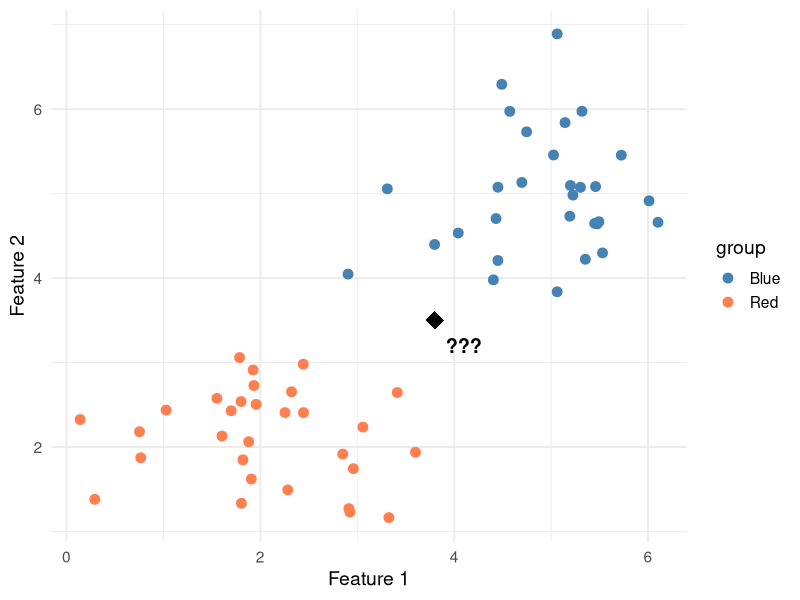
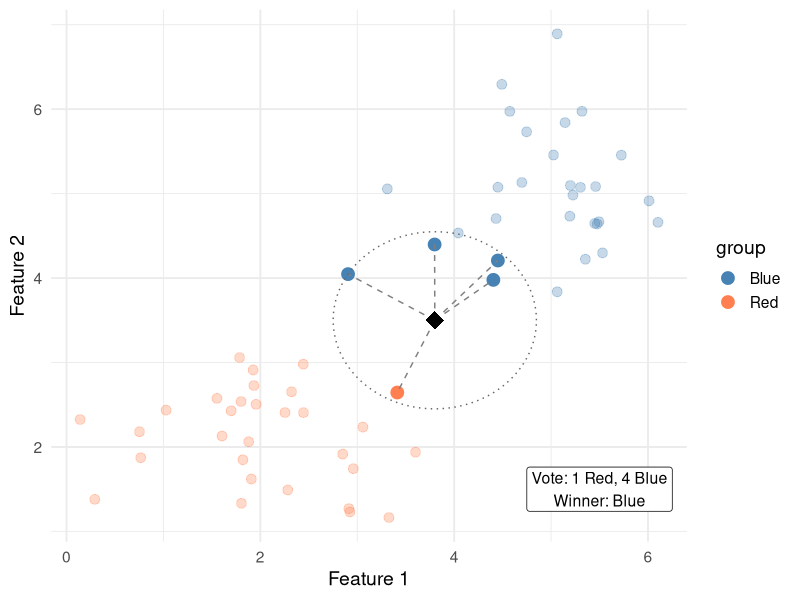
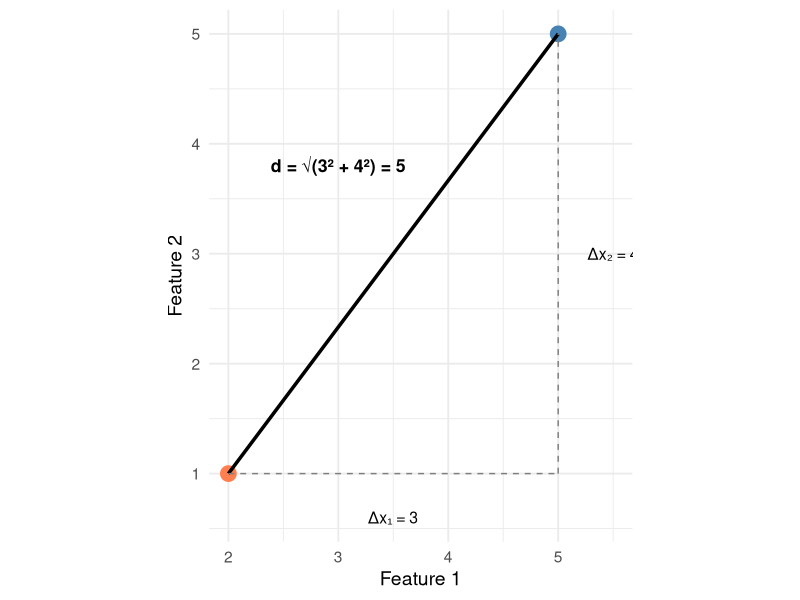
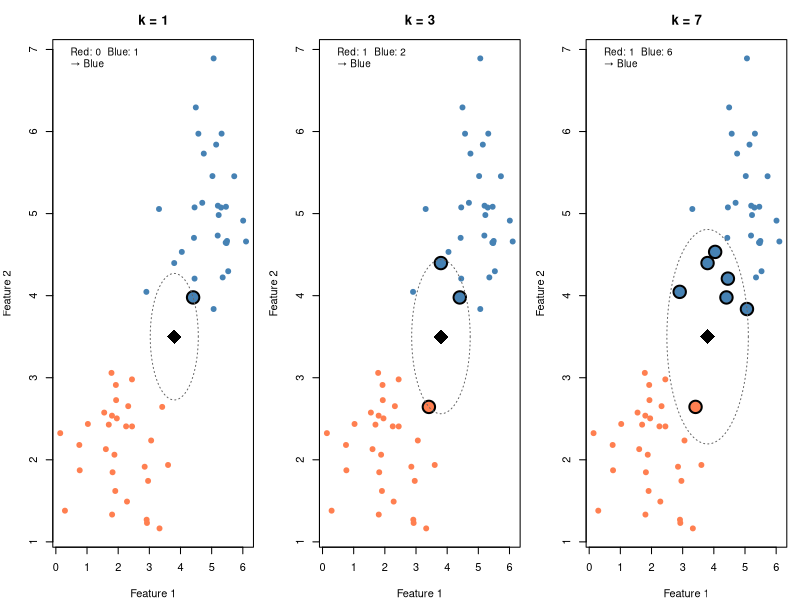
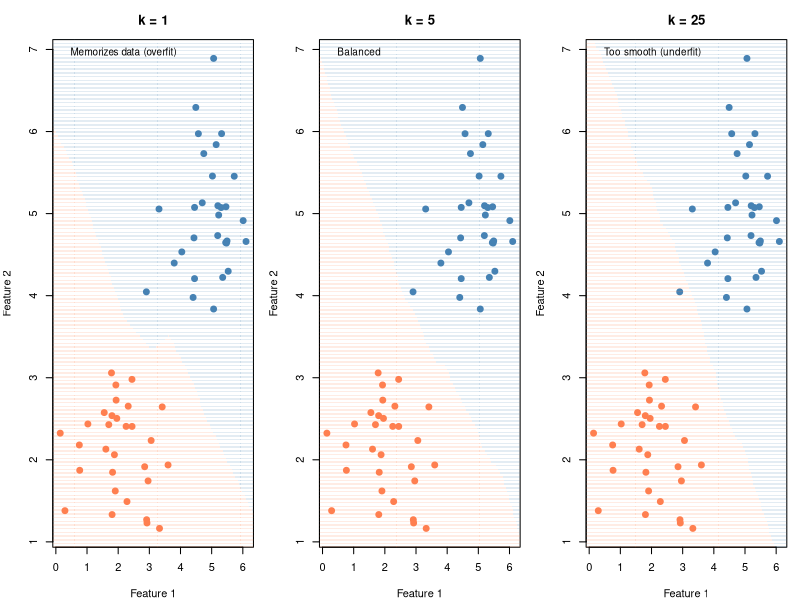
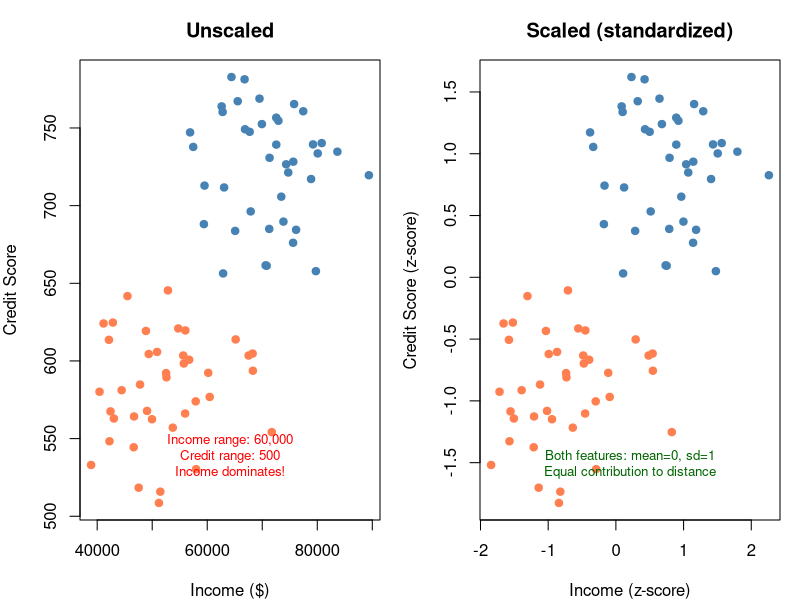
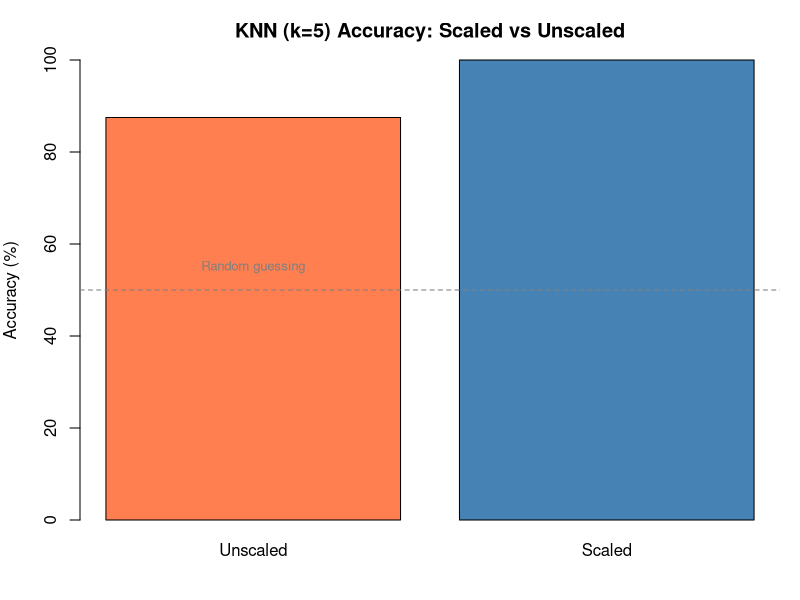
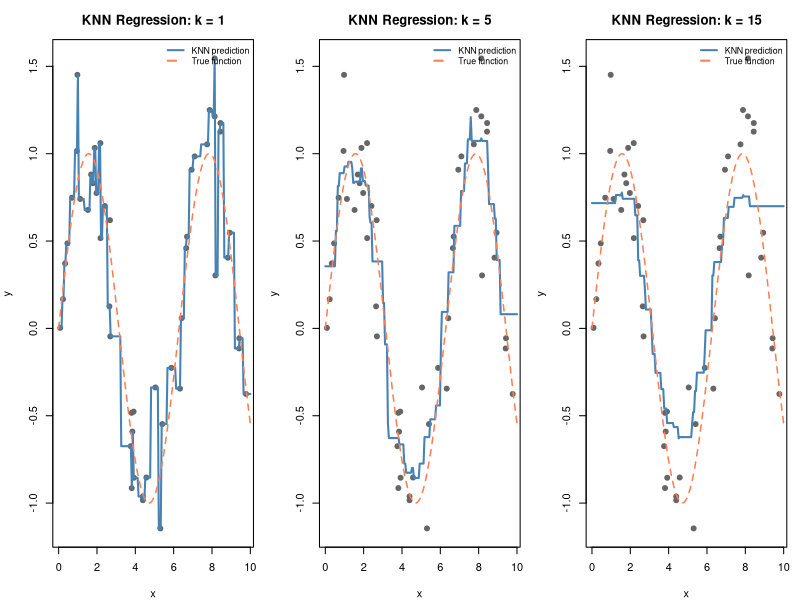

Reproduce these figures in R, in order.
## ---- chunk 1
#| label: plot-mystery-point
#| fig-cap: "A new point (black diamond) arrives. Which group does it belong to?"

library(ggplot2)
set.seed(42)

df <- data.frame(
  x1 = c(rnorm(30, 2, 0.7), rnorm(30, 5, 0.7)),
  x2 = c(rnorm(30, 2, 0.7), rnorm(30, 5, 0.7)),
  group = factor(rep(c("Red", "Blue"), each = 30))
)

new_point <- data.frame(x1 = 3.8, x2 = 3.5)

ggplot(df, aes(x1, x2, color = group)) +
  geom_point(size = 3) +
  geom_point(data = new_point, aes(x1, x2), color = "black",
             shape = 18, size = 6, inherit.aes = FALSE) +
  scale_color_manual(values = c("steelblue", "coral")) +
  annotate("text", x = 4.1, y = 3.2, label = "???", fontface = "bold", size = 5) +
  theme_minimal(base_size = 14) +
  labs(x = "Feature 1", y = "Feature 2")
## ---- chunk 2
#| label: plot-knn-step-by-step
#| fig-cap: "k=5: find 5 nearest neighbors, take majority vote"

# Calculate distances from new point to all training points
df$dist <- sqrt((df$x1 - new_point$x1)^2 + (df$x2 - new_point$x2)^2)
df$rank <- rank(df$dist)
df$is_neighbor <- df$rank <= 5

# Count votes
neighbors <- df[df$is_neighbor, ]
vote_red <- sum(neighbors$group == "Red")
vote_blue <- sum(neighbors$group == "Blue")

ggplot(df, aes(x1, x2, color = group)) +
  geom_point(size = 3, alpha = 0.3) +
  # Highlight neighbors
  geom_point(data = neighbors, aes(x1, x2, color = group), size = 4) +
  # Draw lines from new point to neighbors
  geom_segment(data = neighbors,
    aes(x = new_point$x1, y = new_point$x2, xend = x1, yend = x2),
    color = "gray50", linetype = "dashed", inherit.aes = FALSE) +
  # New point
  geom_point(data = new_point, aes(x1, x2), color = "black",
             shape = 18, size = 6, inherit.aes = FALSE) +
  # Circle around neighborhood
  annotate("path",
    x = new_point$x1 + max(neighbors$dist) * cos(seq(0, 2*pi, length.out = 100)),
    y = new_point$x2 + max(neighbors$dist) * sin(seq(0, 2*pi, length.out = 100)),
    linetype = "dotted", color = "gray40") +
  scale_color_manual(values = c("steelblue", "coral")) +
  annotate("label", x = 5.5, y = 1.5, size = 4,
    label = paste0("Vote: ", vote_red, " Red, ", vote_blue, " Blue\n",
                   "Winner: ", ifelse(vote_red > vote_blue, "Red", "Blue"))) +
  theme_minimal(base_size = 14) +
  labs(x = "Feature 1", y = "Feature 2")
## ---- chunk 3
#| label: plot-distance-visual
#| fig-cap: "Euclidean distance = straight-line distance between two points"

p1 <- data.frame(x1 = 2, x2 = 1)
p2 <- data.frame(x1 = 5, x2 = 5)
d <- sqrt((p2$x1 - p1$x1)^2 + (p2$x2 - p1$x2)^2)

ggplot() +
  # The two points
  geom_point(data = p1, aes(x1, x2), size = 5, color = "coral") +
  geom_point(data = p2, aes(x1, x2), size = 5, color = "steelblue") +
  # Direct line (hypotenuse)
  geom_segment(aes(x = p1$x1, y = p1$x2, xend = p2$x1, yend = p2$x2),
               linewidth = 1.2) +
  # Horizontal leg
  geom_segment(aes(x = p1$x1, y = p1$x2, xend = p2$x1, yend = p1$x2),
               linetype = "dashed", color = "gray50") +
  # Vertical leg
  geom_segment(aes(x = p2$x1, y = p1$x2, xend = p2$x1, yend = p2$x2),
               linetype = "dashed", color = "gray50") +
  # Labels
  annotate("text", x = 3.5, y = 0.6, label = paste0("Δx₁ = ", p2$x1 - p1$x1), size = 4) +
  annotate("text", x = 5.5, y = 3, label = paste0("Δx₂ = ", p2$x2 - p1$x2), size = 4) +
  annotate("text", x = 3, y = 3.8,
    label = paste0("d = √(3² + 4²) = ", round(d, 1)), size = 4.5, fontface = "bold") +
  coord_equal() +
  theme_minimal(base_size = 14) +
  labs(x = "Feature 1", y = "Feature 2")
## ---- chunk 4
#| label: plot-voting
#| fig-cap: "Different k values lead to different votes"

library(class)

# Show votes for k = 1, 3, 7
k_vals <- c(1, 3, 7)

par(mfrow = c(1, 3), mar = c(4, 4, 3, 1))

for (k in k_vals) {
  # Find neighbors
  nn <- df[order(df$dist)[1:k], ]
  vote_r <- sum(nn$group == "Red")
  vote_b <- sum(nn$group == "Blue")
  winner <- ifelse(vote_r > vote_b, "Red", "Blue")

  plot(df$x1, df$x2,
    col = ifelse(df$group == "Red", "coral", "steelblue"),
    pch = 19, cex = 1, main = paste0("k = ", k),
    xlab = "Feature 1", ylab = "Feature 2")

  # Circle neighbors
  points(nn$x1, nn$x2,
    col = ifelse(nn$group == "Red", "coral", "steelblue"),
    pch = 19, cex = 2)
  points(nn$x1, nn$x2, pch = 1, cex = 2.5, lwd = 2)

  # New point
  points(new_point$x1, new_point$x2, pch = 18, cex = 3, col = "black")

  # Draw radius
  radius <- max(nn$dist)
  theta <- seq(0, 2 * pi, length.out = 100)
  lines(new_point$x1 + radius * cos(theta),
        new_point$x2 + radius * sin(theta),
        lty = 3, col = "gray40")

  legend("topleft", bty = "n", cex = 0.9,
    legend = c(
      paste0("Red: ", vote_r, "  Blue: ", vote_b),
      paste0("→ ", winner)
    ))
}
par(mfrow = c(1, 1))
## ---- chunk 5
#| label: plot-k-boundaries
#| fig-cap: "Small k = jagged boundary (overfit). Large k = smooth boundary (underfit)."

# Full decision boundary comparison
grid <- expand.grid(
  x1 = seq(min(df$x1) - 0.5, max(df$x1) + 0.5, length.out = 150),
  x2 = seq(min(df$x2) - 0.5, max(df$x2) + 0.5, length.out = 150)
)

par(mfrow = c(1, 3), mar = c(4, 4, 3, 1))

for (k in c(1, 5, 25)) {
  pred <- knn(
    train = df[, c("x1", "x2")],
    test = grid[, c("x1", "x2")],
    cl = df$group,
    k = k
  )

  plot(df$x1, df$x2,
    col = ifelse(df$group == "Red", "coral", "steelblue"),
    pch = 19, cex = 1.2,
    main = paste("k =", k),
    xlab = "Feature 1", ylab = "Feature 2")

  points(grid$x1, grid$x2,
    col = ifelse(pred == "Red",
      adjustcolor("coral", 0.15),
      adjustcolor("steelblue", 0.15)),
    pch = 15, cex = 0.3)

  legend("topleft", bty = "n", cex = 0.9,
    legend = ifelse(k == 1, "Memorizes data (overfit)",
      ifelse(k >= 25, "Too smooth (underfit)", "Balanced")))
}
par(mfrow = c(1, 1))
## ---- chunk 6
#| label: plot-scaling
#| fig-cap: "Without scaling, income dominates. With scaling, both features contribute equally."

set.seed(7)

# Income: 30k-90k range. Credit score: 300-850 range.
df_raw <- data.frame(
  income = c(rnorm(40, 50000, 8000), rnorm(40, 70000, 8000)),
  credit = c(rnorm(40, 580, 40), rnorm(40, 720, 40)),
  group = factor(rep(c("Deny", "Approve"), each = 40))
)

par(mfrow = c(1, 2), mar = c(4, 4, 3, 1))

# Unscaled
plot(df_raw$income, df_raw$credit,
  col = ifelse(df_raw$group == "Deny", "coral", "steelblue"),
  pch = 19, main = "Unscaled",
  xlab = "Income ($)", ylab = "Credit Score")
mtext("Income range: 60,000\nCredit range: 500\nIncome dominates!",
      side = 1, line = -3, cex = 0.8, col = "red")

# Scaled
df_scaled <- df_raw
df_scaled$income <- scale(df_scaled$income)
df_scaled$credit <- scale(df_scaled$credit)

plot(df_scaled$income, df_scaled$credit,
  col = ifelse(df_scaled$group == "Deny", "coral", "steelblue"),
  pch = 19, main = "Scaled (standardized)",
  xlab = "Income (z-score)", ylab = "Credit Score (z-score)")
mtext("Both features: mean=0, sd=1\nEqual contribution to distance",
      side = 1, line = -3, cex = 0.8, col = "darkgreen")

par(mfrow = c(1, 1))
## ---- chunk 7
#| label: plot-scaling-accuracy
#| fig-cap: "Scaling dramatically improves KNN accuracy when features have different ranges"

# Compare accuracy with and without scaling
acc_unscaled <- mean(
  knn(df_raw[, c("income", "credit")], df_raw[, c("income", "credit")],
      df_raw$group, k = 5) == df_raw$group
)

acc_scaled <- mean(
  knn(df_scaled[, c("income", "credit")], df_scaled[, c("income", "credit")],
      df_scaled$group, k = 5) == df_scaled$group
)

barplot(
  c(Unscaled = acc_unscaled, Scaled = acc_scaled) * 100,
  col = c("coral", "steelblue"),
  ylab = "Accuracy (%)", ylim = c(0, 100),
  main = "KNN (k=5) Accuracy: Scaled vs Unscaled"
)
abline(h = 50, lty = 2, col = "gray50")
text(0.7, 55, "Random guessing", col = "gray50", cex = 0.8)
## ---- chunk 8
#| label: plot-knn-regression
#| fig-cap: "KNN regression: predict by averaging the k nearest neighbors' values"

set.seed(12)
x <- sort(runif(50, 0, 10))
y <- sin(x) + rnorm(50, 0, 0.3)
df_reg <- data.frame(x = x, y = y)

# Predict for a grid of x values
x_grid <- seq(0, 10, length.out = 200)

par(mfrow = c(1, 3), mar = c(4, 4, 3, 1))

for (k in c(1, 5, 15)) {
  y_pred <- sapply(x_grid, function(xnew) {
    dists <- abs(df_reg$x - xnew)
    nn_idx <- order(dists)[1:k]
    mean(df_reg$y[nn_idx])
  })

  plot(df_reg$x, df_reg$y, pch = 19, col = "gray40",
    main = paste("KNN Regression: k =", k),
    xlab = "x", ylab = "y")
  lines(x_grid, y_pred, col = "steelblue", lwd = 2)
  lines(x_grid, sin(x_grid), col = "coral", lty = 2, lwd = 1.5)
  legend("topright", bty = "n", cex = 0.8,
    legend = c("KNN prediction", "True function"),
    col = c("steelblue", "coral"), lty = c(1, 2), lwd = 2)
}
par(mfrow = c(1, 1))
## ---- chunk 9
#| label: plot-svm-vs-knn
#| fig-cap: "Same data, different approaches: SVM draws a boundary, KNN uses local voting"

library(e1071)

# Slightly overlapping data
set.seed(55)
df_cmp <- data.frame(
  x1 = c(rnorm(50, 2, 1), rnorm(50, 4.5, 1)),
  x2 = c(rnorm(50, 2, 1), rnorm(50, 4.5, 1)),
  group = factor(rep(c("A", "B"), each = 50))
)

grid_cmp <- expand.grid(
  x1 = seq(-1, 8, length.out = 150),
  x2 = seq(-1, 8, length.out = 150)
)

par(mfrow = c(1, 2), mar = c(4, 4, 3, 1))

# SVM
fit_svm <- svm(group ~ x1 + x2, data = df_cmp, kernel = "linear", cost = 1)
grid_cmp$svm_pred <- predict(fit_svm, grid_cmp)

plot(df_cmp$x1, df_cmp$x2,
  col = ifelse(df_cmp$group == "A", "steelblue", "coral"),
  pch = 19, cex = 1.2, main = "SVM (linear)",
  xlab = "Feature 1", ylab = "Feature 2")
points(grid_cmp$x1, grid_cmp$x2,
  col = ifelse(grid_cmp$svm_pred == "A",
    adjustcolor("steelblue", 0.15), adjustcolor("coral", 0.15)),
  pch = 15, cex = 0.3)
points(df_cmp$x1[fit_svm$index], df_cmp$x2[fit_svm$index],
  pch = 1, cex = 2.5, lwd = 2)
legend("topleft", bty = "n", legend = "○ = support vectors", cex = 0.8)

# KNN
knn_pred <- knn(
  train = df_cmp[, c("x1", "x2")],
  test = grid_cmp[, c("x1", "x2")],
  cl = df_cmp$group, k = 5
)

plot(df_cmp$x1, df_cmp$x2,
  col = ifelse(df_cmp$group == "A", "steelblue", "coral"),
  pch = 19, cex = 1.2, main = "KNN (k = 5)",
  xlab = "Feature 1", ylab = "Feature 2")
points(grid_cmp$x1, grid_cmp$x2,
  col = ifelse(knn_pred == "A",
    adjustcolor("steelblue", 0.15), adjustcolor("coral", 0.15)),
  pch = 15, cex = 0.3)
legend("topleft", bty = "n", legend = "No explicit boundary", cex = 0.8)

par(mfrow = c(1, 1))
## ---- chunk 10
#| label: plot-curse
#| fig-cap: "In high dimensions, the gap between nearest and farthest neighbor shrinks"

set.seed(1)
dims <- c(2, 5, 10, 50, 100, 500)
ratios <- sapply(dims, function(d) {
  data <- matrix(rnorm(1000 * d), ncol = d)
  query <- rnorm(d)
  dists <- sqrt(rowSums((data - matrix(query, nrow = 1000, ncol = d, byrow = TRUE))^2))
  max(dists) / min(dists)
})

barplot(ratios, names.arg = dims,
  col = "steelblue", border = NA,
  xlab = "Number of Features",
  ylab = "Max Distance / Min Distance",
  main = "Curse of Dimensionality")
abline(h = 1, lty = 2, col = "red")
text(6, 1.3, "ratio → 1 means all distances are similar\n(KNN can't distinguish neighbors)",
     col = "red", cex = 0.8)
